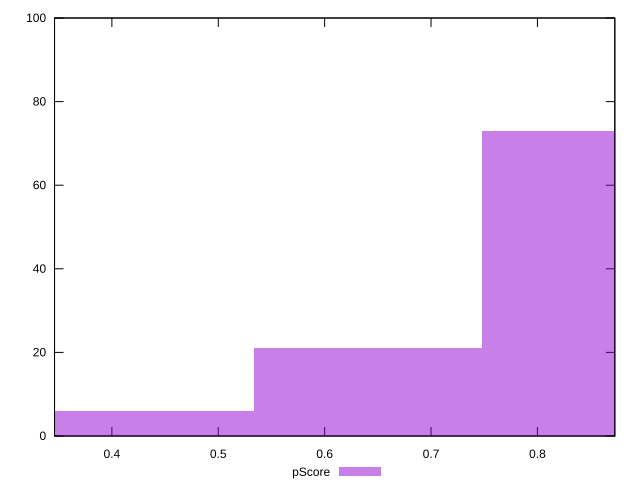

Write gnuplot code to recreate this figure.
reset

$pScore <<EOF
0.42720482564080076 6
0.8544096512816015 73
0.6408072384612011 21
EOF

set key outside below
set boxwidth 0.21360241282040038
set xrange [0.3460938657404228:0.8727562733636596]
set yrange [0:100]
set trange [0:100]
set style fill transparent solid 0.5 noborder
set terminal svg size 640, 490 enhanced background rgb 'white'
set output "reports/report_00030_2021-02-24T20-42-31.540Z/speed-index/samples/music/pScore/histogram.svg"

plot $pScore title "pScore" with boxes

reset
